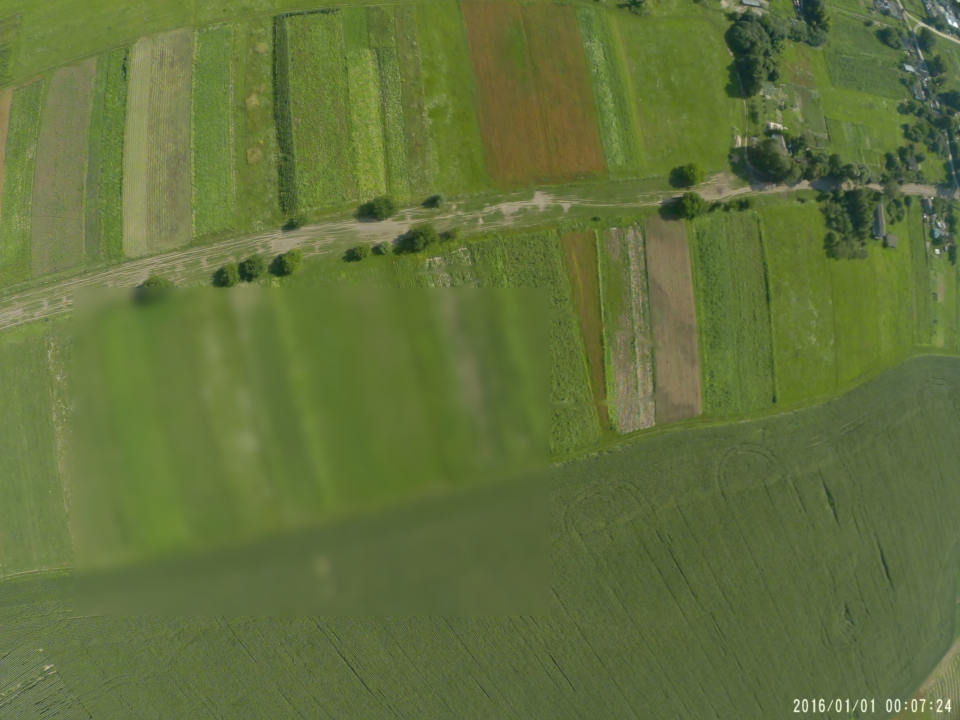
#> input picture main/Input/0.jpg, 1920 x 1440 px (shown at 1/2 size)
$ python -i FocusStack.py   (imports and definitions only)   (older library calls are emulated)
#> lines starting #> are read from the running program, lines starting #| are printed output that depends on the picture
import numpy as np
import cv2


def findHomography(image_1_kp, image_2_kp, matches):
    image_1_points = np.zeros((len(matches), 1, 2), dtype=np.float32)
    image_2_points = np.zeros((len(matches), 1, 2), dtype=np.float32)

    for i in range(0, len(matches)):
        image_1_points[i] = image_1_kp[matches[i].queryIdx].pt
        image_2_points[i] = image_2_kp[matches[i].trainIdx].pt

    homography, mask = cv2.findHomography(image_1_points, image_2_points, cv2.RANSAC, ransacReprojThreshold=2.0)

    return homography


def align_images(images):
    outimages = []
    detector = cv2.ORB_create(1000)

    #   We assume that image 0 is the "base" image and align everything to it
    outimages.append(images[0])
    image1gray = cv2.cvtColor(images[0], cv2.COLOR_BGR2GRAY)
    image_1_kp, image_1_desc = detector.detectAndCompute(image1gray, None)

    for i in range(1, len(images)):
        image_i_kp, image_i_desc = detector.detectAndCompute(images[i], None)

        bf = cv2.BFMatcher(cv2.NORM_HAMMING, crossCheck=True)
        rawMatches = bf.match(image_i_desc, image_1_desc)

        sortMatches = sorted(rawMatches, key=lambda x: x.distance)
        matches = sortMatches[0:128]

        hom = findHomography(image_i_kp, image_1_kp, matches)
        newimage = cv2.warpPerspective(images[i], hom, (images[i].shape[1], images[i].shape[0]), flags=cv2.INTER_LINEAR)

        outimages.append(newimage)

    return outimages


#
#   Compute the gradient map of the image
def doLap(image):
    # YOU SHOULD TUNE THESE VALUES TO SUIT YOUR NEEDS
    kernel_size = 5  # Size of the laplacian window
    blur_size = 5  # How big of a kernal to use for the gaussian blur
    # Generally, keeping these two values the same or very close works well
    # Also, odd numbers, please...

    blurred = cv2.GaussianBlur(image, (blur_size, blur_size), 0)
    return cv2.Laplacian(blurred, cv2.CV_64F, ksize=kernel_size)


#
#   This routine finds the points of best focus in all images and produces a merged result...
#
def focus_stack(unimages):
    images = align_images(unimages)

    laps = []
    for i in range(len(images)):
        laps.append(doLap(cv2.cvtColor(images[i], cv2.COLOR_BGR2GRAY)))

    laps = np.asarray(laps)

    output = np.zeros(shape=images[0].shape, dtype=images[0].dtype)

    abs_laps = np.absolute(laps)
    maxima = abs_laps.max(axis=0)
    bool_mask = abs_laps == maxima
    mask = bool_mask.astype(np.uint8)
    for i in range(0, len(images)):
        output = cv2.bitwise_not(images[i], output, mask=mask[i])

    return 255 - output

>>> import cv2
>>> picture = cv2.imread('Input/0.jpg', cv2.IMREAD_GRAYSCALE)
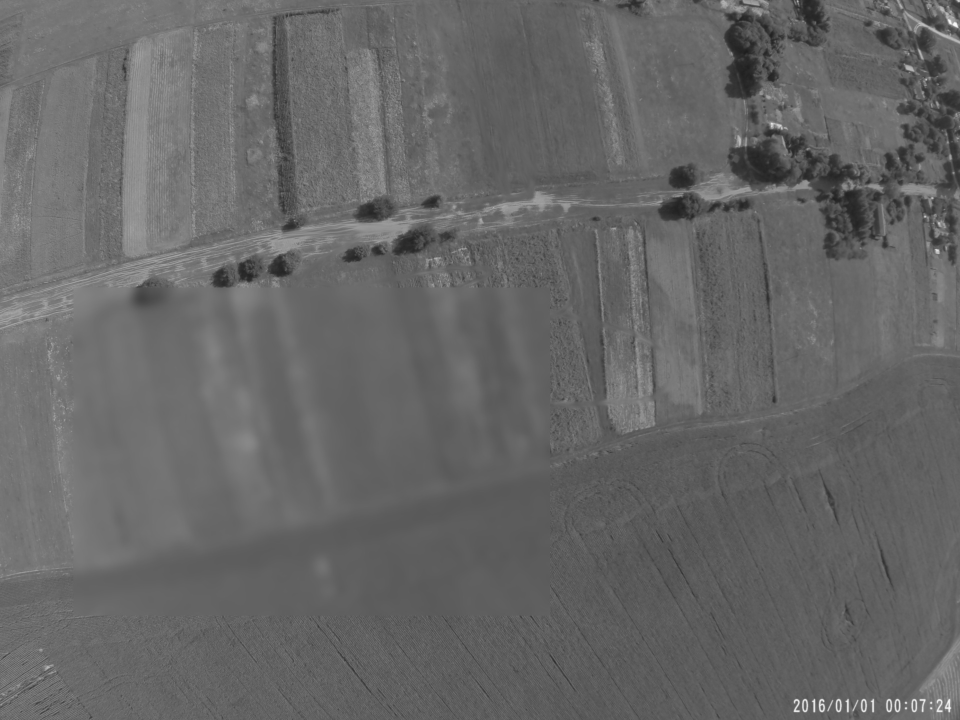
#> picture: shape (1440, 1920) (shown at 1/2 size); min 29, max 251, mean 102.4
#> (the run stopped early here; a loop or call above may not have finished)
